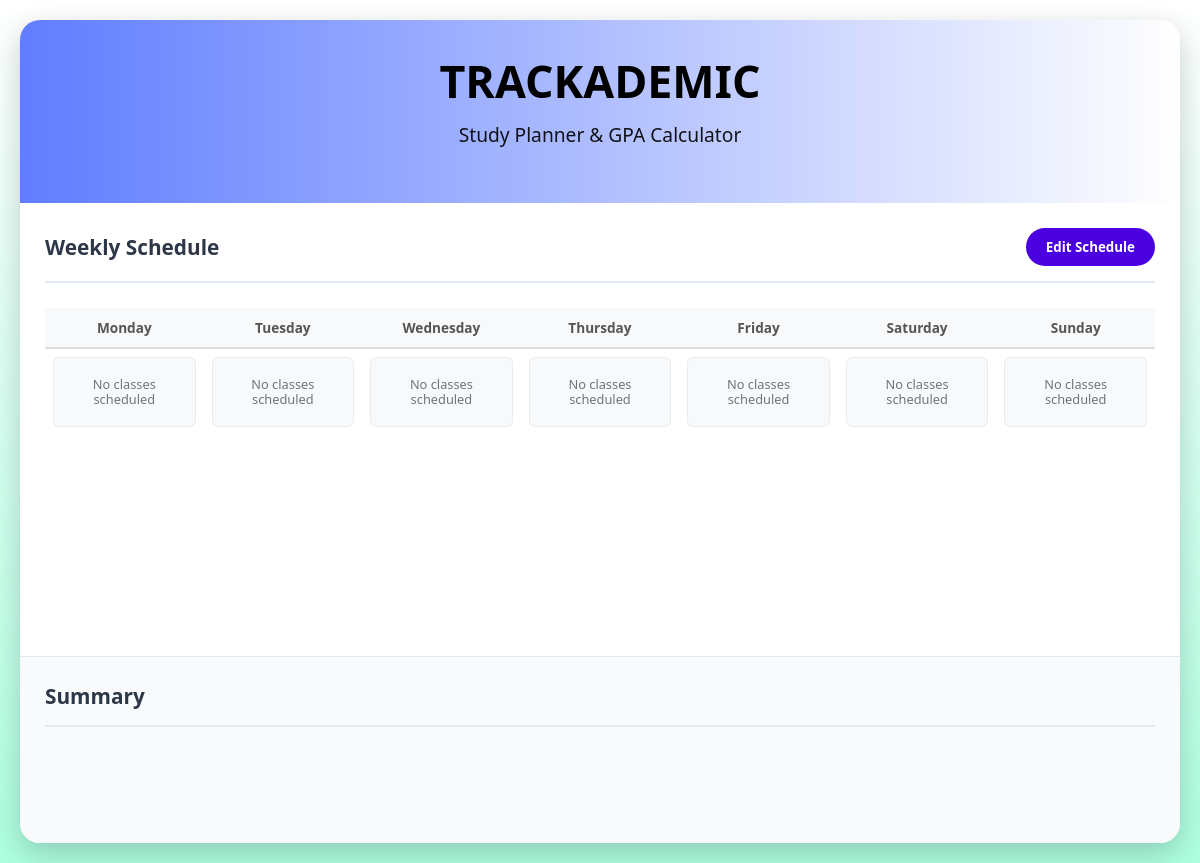
Page /timetable on the earlier database version.
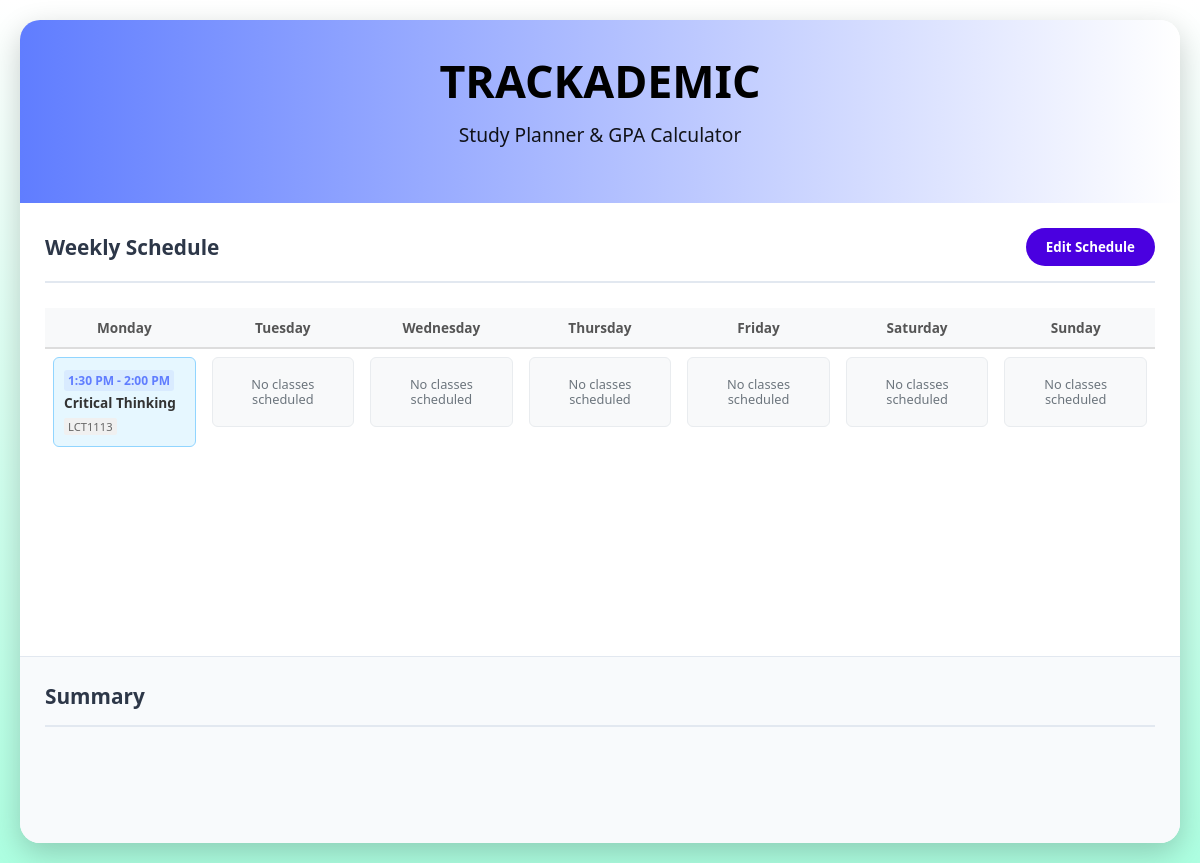
Same page on the later database version.
### tables this page shows
CREATE TABLE timetable (
        timetable_id INTEGER PRIMARY KEY AUTOINCREMENT,
        subject_id INTEGER NOT NULL,
        day INTEGER NOT NULL,
        time_slot TEXT NOT NULL,
        FOREIGN KEY (subject_id) REFERENCES subjects(subject_id),
        UNIQUE(day, time_slot)
    );

CREATE TABLE subjects (
        subject_id INTEGER PRIMARY KEY,
        subject_name TEXT NOT NULL UNIQUE,
        subject_code TEXT UNIQUE,
        credit_hours INTEGER DEFAULT 3
    );

### app.py (the view)
@app.route('/timetable')
def timetable():
    conn = get_db_connection()
    timetable_data = conn.execute('''
        SELECT t.*, s.subject_name, s.subject_code
        FROM timetable t
        JOIN subjects s ON t.subject_id = s.subject_id
        ORDER BY t.day, t.time_slot
    ''').fetchall()
    schedule = {}
    for item in timetable_data:
        day = item['day']
        time_slot = item['time_slot']
        if day not in schedule:
            schedule[day] = {}
        schedule[day][time_slot] = {
            'subject_name': item['subject_name'],
            'subject_code': item['subject_code'],
            'time_slot': time_slot
        }
    conn.close()
    return render_template('timetable.html', schedule=schedule, edit_mode=False)

### app.py (called while the page is built)
def get_db_connection():
    try:
        conn = sqlite3.connect('trackademic.db')
        conn.row_factory = sqlite3.Row
        conn.execute("PRAGMA foreign_keys = ON")
        return conn
    except sqlite3.Error as e:
        print(f"Database connection error: {e}")
        return None

### templates/timetable.html (shortened to what this page needs)
<!DOCTYPE html>
<html lang="en">
<head>
    <link rel="stylesheet" href="{{ url_for('static', filename='styles.css') }}">
</head>
<body>
    <div class="container">
        <header>
            <h1>TRACKADEMIC</h1>
            <p class="subtitle">Study Planner & GPA Calculator</p>
        </header>
        <div class="main-layout">
            <main class="middle-column">
                <div class="section-header">
                    <h2 class="schedule-title">Weekly Schedule</h2>
                    {% if edit_mode %}
                    <form method="GET" action="{{ url_for('timetable') }}">
                        <button type="submit" class="edit-btn">View Mode</button>
                    </form>
                    {% else %}
                    <form method="GET" action="{{ url_for('edit_timetable') }}">
                        <button type="submit" class="edit-btn">Edit Schedule</button>
                    </form>
                    {% endif %}
                </div>
                <section class="planner-table">
                    <table>
                        <thead>
                            <tr>
                                <th>Monday</th>
                                <th>Tuesday</th>
                                <th>Wednesday</th>
                                <th>Thursday</th>
                                <th>Friday</th>
                                <th>Saturday</th>
                                <th>Sunday</th>
                            </tr>
                        </thead>
                        <tbody>
                            <tr>
                                {% for day in range(7) %}
                                <td class="schedule-column">
                                    <div class="schedule-grid">
                                        {% if schedule.get(day) %}
                                            {% for time_slot, subject_data in schedule[day].items() %}
                                            <div class="schedule-cell filled">
                                                <div class="cell-content">
                                                    {% if not edit_mode %}
                                                    <div class="cell-time">{{ time_slot }}</div>
                                                    {% endif %}
                                                    <div class="cell-subject">{{ subject_data.subject_name }}</div>
                                                    <div class="cell-code">{{ subject_data.subject_code }}</div>
                                                </div>
                                            </div>
                                            {% endfor %}
                                        {% else %}
                                            <div class="schedule-cell empty">
                                                <div class="empty-state">
                                                    <span class="empty-text">No classes scheduled</span>
                                                </div>
                                            </div>
                                        {% endif %}
                                    </div>
                                </td>
                                {% endfor %}
                            </tr>
                        </tbody>
                    </table>
                </section>
            </main>
            <aside class="right-column">
                <div class="section-header">
                    <h2 class="schedule-title">Summary</h2>
                </div>
            </aside>
        </div>
    </div>
</body>
</html>

### static/styles.css (style rules this page uses)
* { margin: 0; padding: 0; box-sizing: border-box; font-family: 'Segoe UI', Tahoma, Geneva, Verdana, sans-serif; }
body { background: linear-gradient(#ffffff 0%, #adffe1 100%); color: #333; padding: 20px; min-height: 100vh; }
.container { max-width: 1400px; margin: 0 auto; background: white; border-radius: 20px; box-shadow: 0 10px 30px rgba(0, 0, 0, 0.2); min-height: 90vh; overflow-x: hidden; }
header { background: linear-gradient(to right, #607dff, #ffffff); color: rgb(0, 0, 0); padding: 30px; text-align: center; }
header h1 { font-size: 2.8rem; margin-bottom: 10px; }
.subtitle { font-size: 1.2rem; opacity: 0.9; margin-bottom: 25px; }
.main-layout { display: grid; grid-template-columns: 1fr 350px; gap: 0; min-height: calc(100vh - 160px); }
.middle-column { padding: 25px; overflow-y: auto; }
.right-column { background: #f8fafc; border-left: 1px solid #e2e8f0; padding: 25px; width: 350px; }
.section-header { display: flex; justify-content: space-between; align-items: center; margin-bottom: 25px; padding-bottom: 15px; border-bottom: 2px solid #e2e8f0; }
.section-header h2 { font-size: 1.3rem; color: #2d3748; font-weight: 600; }
.edit-btn { background: #4a00e0; color: white; border: none; padding: 10px 20px; border-radius: 50px; font-weight: bold; cursor: pointer; transition: background 0.3s; }
.planner-table { padding: 0; overflow-x: auto; }
table { width: 100%; border-collapse: collapse; table-layout: fixed; }
th { padding: 12px 8px; text-align: center; color: #555; border-bottom: 2px solid #ddd; background: #f8f9fa; font-size: 0.9rem; white-space: nowrap; overflow: hidden; text-overflow: ellipsis; }
.schedule-column { vertical-align: top; padding: 8px; min-width: 140px; max-width: 140px; min-height: 300px; width: 14.28%; }
.schedule-grid { display: flex; flex-direction: column; gap: 8px; min-height: 200px; }
.schedule-cell { min-height: 70px; padding: 10px; border: 1px solid #e2e8f0; border-radius: 6px; position: relative; display: flex; align-items: center; justify-content: center; }
.schedule-cell.filled { background: #e6f7ff; border-color: #91d5ff; justify-content: flex-start; }
.schedule-cell.empty { background: #f8f9fa; border-color: #e9ecef; color: #6c757d; }
.schedule-cell.empty .empty-state { display: flex; flex-direction: column; align-items: center; gap: 6px; }
.schedule-cell.empty .empty-text { font-size: 0.8rem; color: #6c757d; text-align: center; line-height: 1.2; }
.cell-content { position: relative; width: 100%; }
.cell-time { font-size: 0.75rem; color: #607dff; font-weight: bold; margin-bottom: 4px; padding: 2px 4px; background: rgba(96, 125, 255, 0.1); border-radius: 3px; display: inline-block; }
.cell-subject { font-weight: 600; font-size: 0.85rem; color: #333; margin-bottom: 3px; line-height: 1.2; word-break: break-word; }
.cell-code { font-size: 0.7rem; color: #666; background: #f0f0f0; padding: 1px 4px; border-radius: 2px; display: inline-block; }
.schedule-title { font-size: 1.3rem; color: #2d3748; margin: 0; }
@media (max-width: 1200px) { .main-layout { grid-template-columns: 1fr; } }
@media (max-width: 1200px) { .right-column { width: 100%; border-left: none; border-top: 1px solid #e2e8f0; } }
@media (max-width: 1200px) { .schedule-column { min-width: 130px; max-width: 130px; } }
@media (max-width: 1200px) { th { font-size: 0.85rem; padding: 10px 6px; } }

Differences in the rows shown:
added timetable: time_slot "1:30 PM - 2:00 PM", subject_name "Critical Thinking", subject_code "LCT1113"
Other differences:
list line gone: "No classes scheduled"
